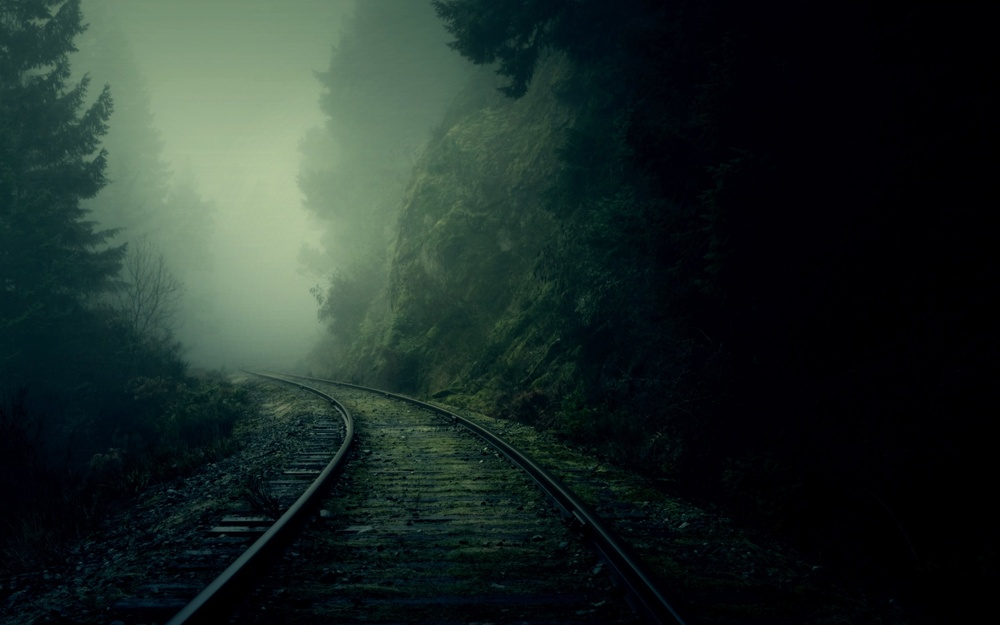
#> input picture nature_dark_forest.jpg, 1000 x 625 px, shrunk from 2560 x 1600 before the run, found by its file name
$ jupyter execute image_processing_E2.ipynb
#> lines starting #> are read from the running program, lines starting #| are printed output that depends on the picture
**Exercise 2
Propose a method for enhancing the image “nature_dark_forest.jpg” in terms of the
perceived light and color**

the method I propose is gamma_correction by using different values of gamma to get the desirable output

[cell 1]
import numpy as np
import cv2
from matplotlib import pyplot as plt

original = cv2.imread('/content/nature_dark_forest.jpg')
#> original is the input picture: shape (625, 1000, 3); mean B, G, R 38.6, 43.1, 30

def adjust_gamma(image, gamma=1.0):
    # build a lookup table mapping the pixel values [0, 255] to
    # their adjusted gamma values
#> called with gamma = 0.5
    invGamma = 1.0 / gamma
    table = np.array([((i / 255.0) ** invGamma) * 255
        for i in np.arange(0, 256)]).astype("uint8")

    # apply gamma correction using the lookup table
    return cv2.LUT(image, table)
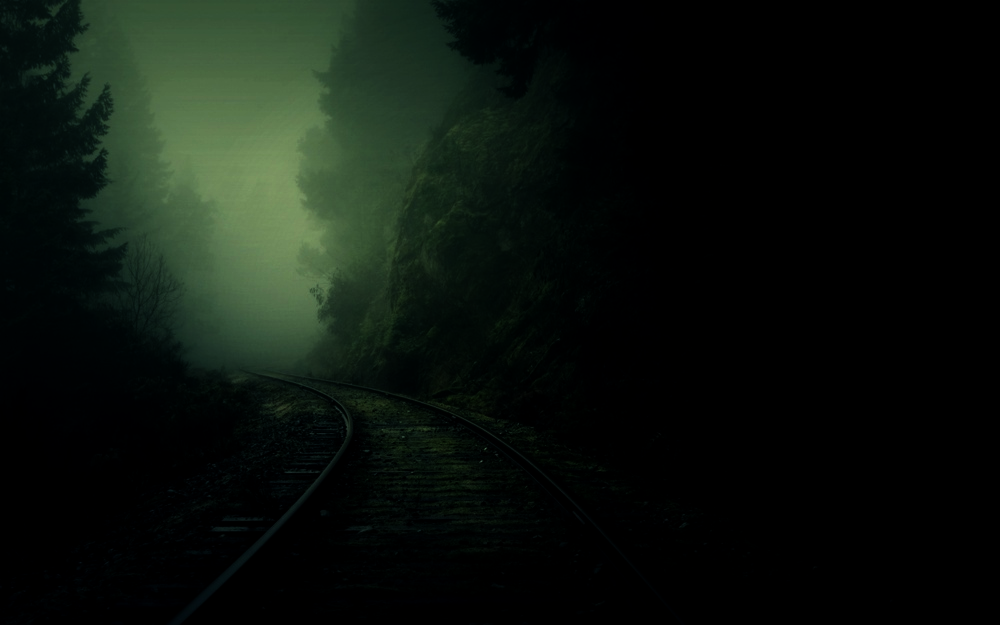
#> returned value: shape (625, 1000, 3); mean of channels 0, 1, 2 12.9, 19.1, 12.1; drawn as B, G, R

fig, axes = plt.subplots(1, 3, figsize=(13,3))
plt.subplot(141), plt.imshow(original), plt.axis('off'), plt.title('Original')

gamma = 0.5
adjusted = adjust_gamma(original, gamma=gamma)
plt.subplot(142), plt.imshow(adjusted), plt.axis('off'), plt.title(f'Gamma = {gamma}')

gamma = 1.7
adjusted = adjust_gamma(original, gamma=gamma)
#> call 2 of adjust_gamma, with gamma = 1.7
#> in adjust_gamma (call 2), `return cv2.LUT(image, table)`:
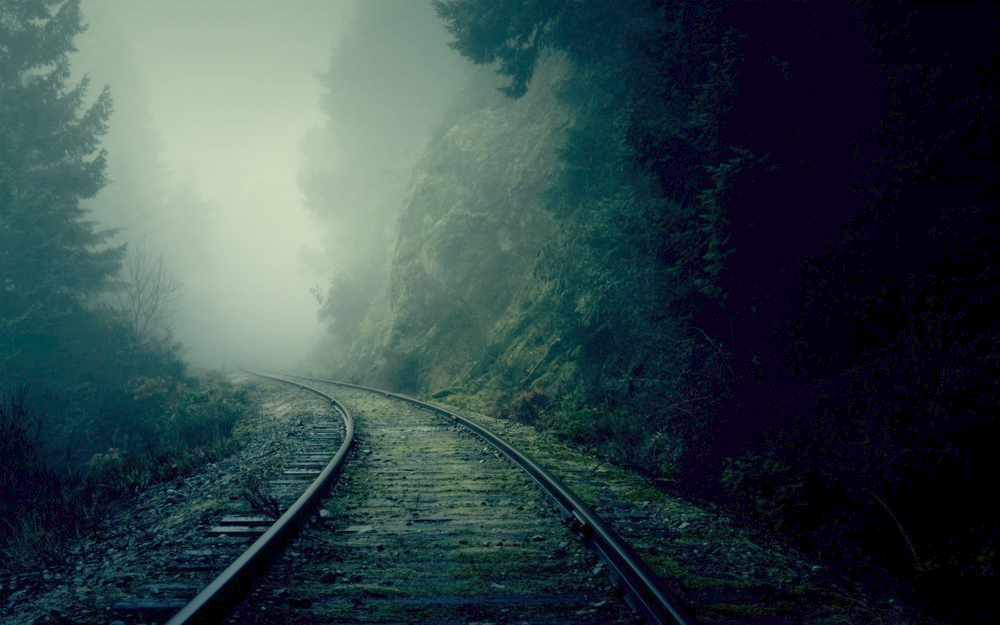
#> returned value: shape (625, 1000, 3); mean of channels 0, 1, 2 70.2, 68.3, 50.2; drawn as B, G, R
plt.subplot(143), plt.imshow(adjusted), plt.axis('off'), plt.title(f'Gamma = {gamma}')

gamma = 7
adjusted = adjust_gamma(original, gamma=gamma)
#> call 3 of adjust_gamma, with gamma = 7
#> in adjust_gamma (call 3), `return cv2.LUT(image, table)`:
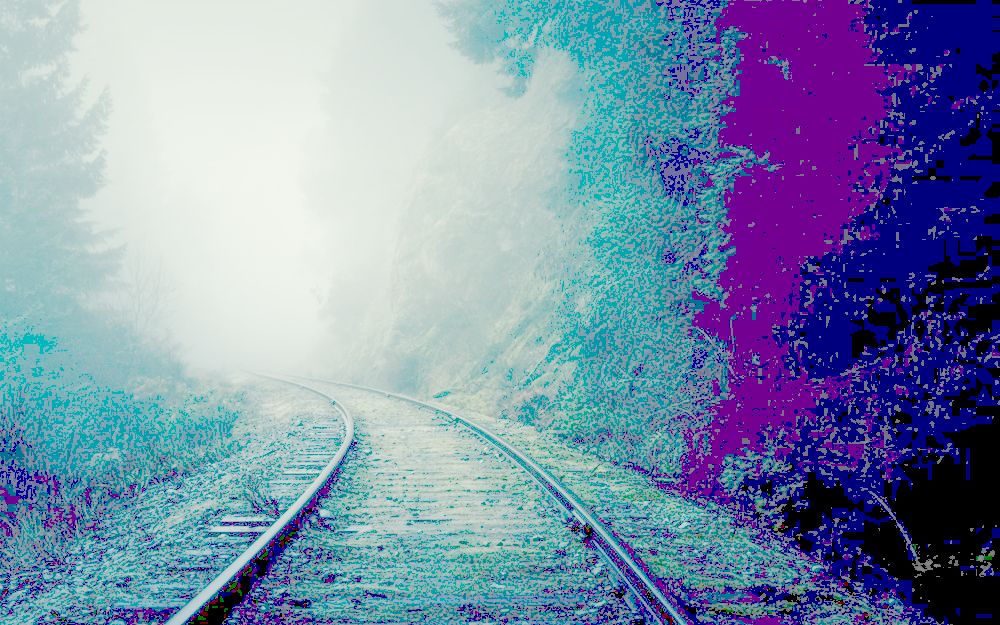
#> returned value: shape (625, 1000, 3); mean of channels 0, 1, 2 169.5, 138.4, 121.9; drawn as B, G, R
plt.subplot(144), plt.imshow(adjusted), plt.axis('off'), plt.title(f'Gamma = {gamma}')

plt.show()
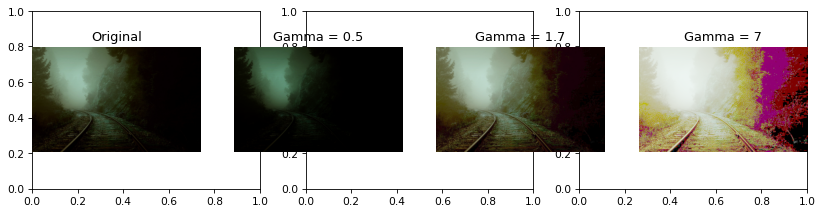
#> figure drawn by matplotlib, 4 panels; B, G, R data is drawn as R, G, B

$ run again, with image_1.jpg copied over nature_dark_forest.jpg
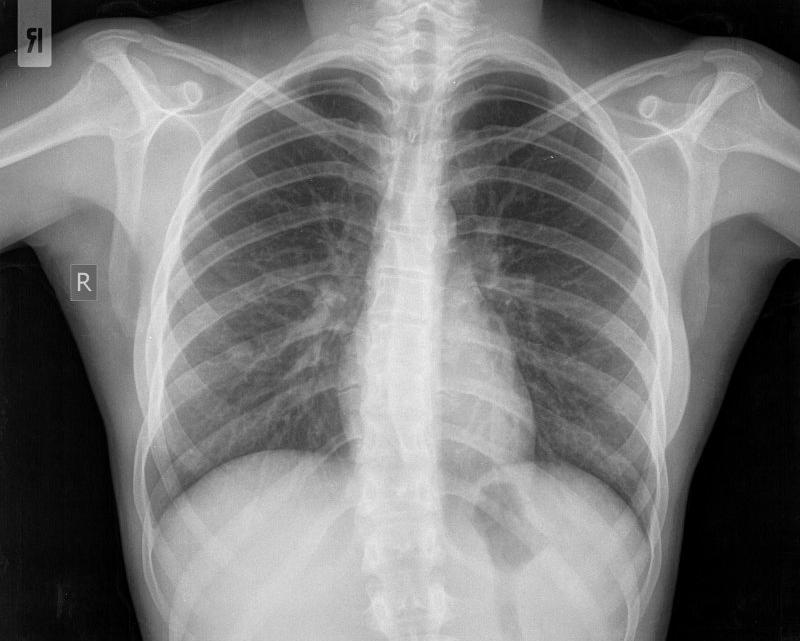
#> input picture image_1.jpg, 800 x 641 px, found by its file name
#> original is the input picture: shape (641, 800, 3); min 0, max 240, mean 121.5
#> in adjust_gamma (call 3), `return cv2.LUT(image, table)`:
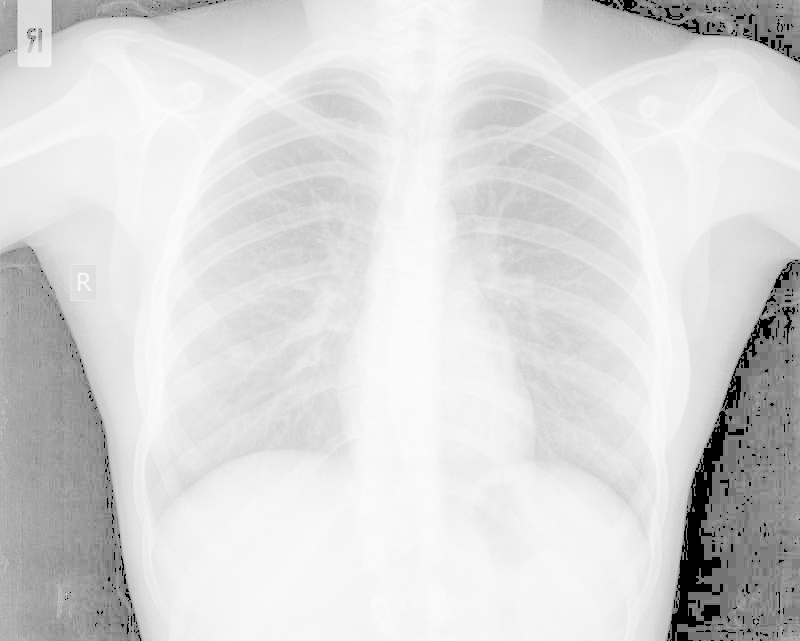
#> returned value: shape (641, 800, 3); min 0, max 252, mean 216.1
#> `plt.show()`:
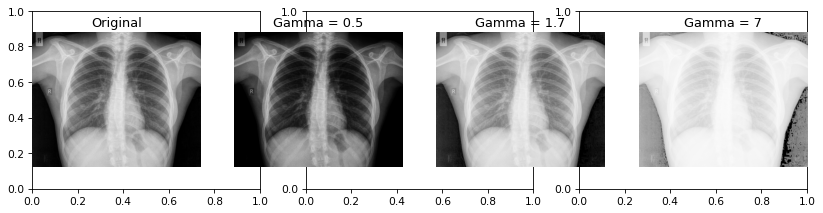
#> figure drawn by matplotlib, 4 panels
